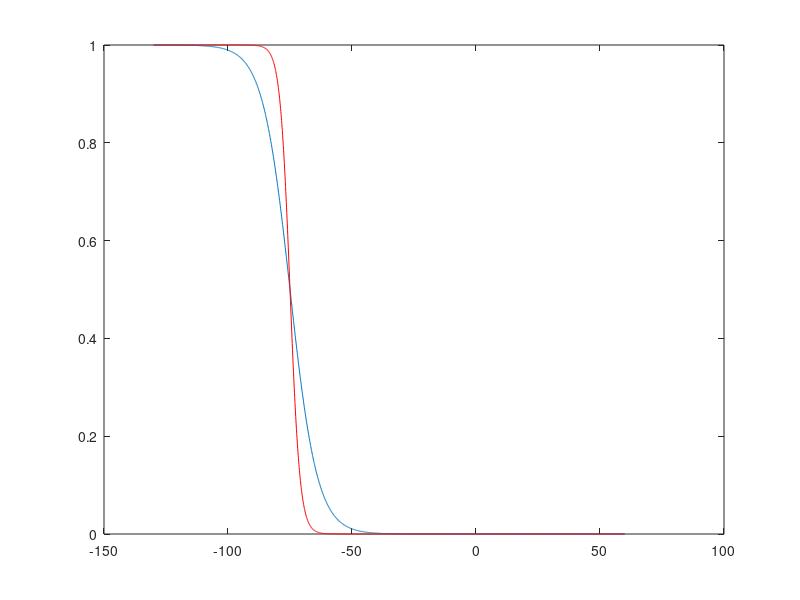
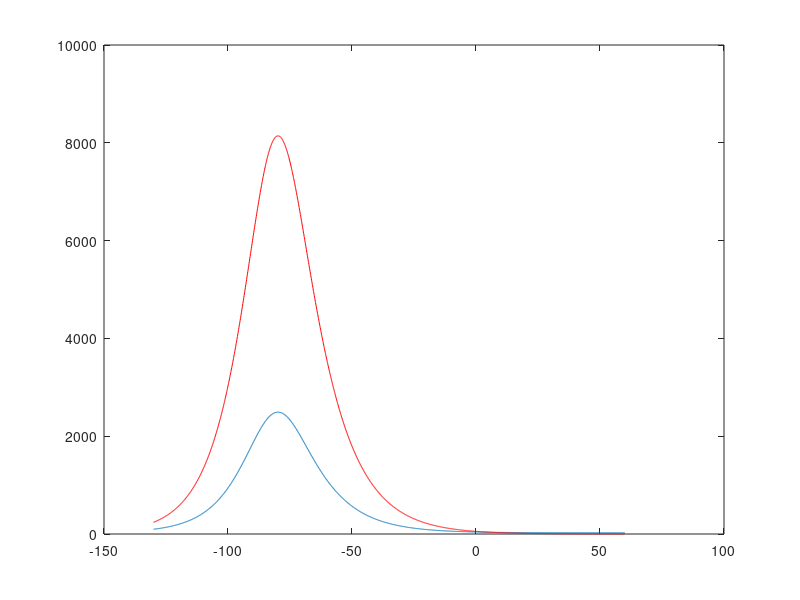

The MATLAB source for these figures, in order:
% I_h model:

close all
clc

% cai = 0:0.0000001:0.005;
% cac = 0.0015;
% k2 = 0.0015;
% nca = 4;
% k1 = k2 * (cai./cac).^nca;
% 
% p1 = 0:0.001:1;
% pc = 0.017;
% k4 = 0.0001;
% nexp = 1;
% k3 = k4 * (p1./pc).^nexp;
% 
% figure('Units', 'normalized', 'Position', [0, .01, .48, .89]);
% plot(cai, k1)
% 
% figure('Units', 'normalized', 'Position', [0, .01, .48, .89]);
% plot(p1, k3, 'r')

v = -130:0.1:60;

V_half = -75;
shift = 0; %-30;
shiftCaP = 0;
m_inf = 1 ./ (1 + exp((v-(V_half+shift+shiftCaP))./5.5));
tau_min = 20;
phi = 3.0 ^ ((35-37)/10);
tau_m = (tau_min + 2000 ./ ( exp((v+71.5-shift-shiftCaP)./14.2) + exp(-(v+89-shift-shiftCaP)./11.6) ) ) / phi;

shiftCaP = 0;
m_inf2 = 1 ./ (1 + exp((v-(V_half+shift+shiftCaP))./2));
tau_m2 = (6600 ./ ( exp((v+71.5-shift-shiftCaP)./14.2) + exp(-(v+89-shift-shiftCaP)./11.6) ) ) / phi;

figure('Units', 'normalized', 'Position', [0, .01, .48, .89]);
plot(v, m_inf)
hold on
plot(v, m_inf2, 'r')
hold off

figure('Units', 'normalized', 'Position', [0, .01, .48, .89]);
plot(v, tau_m)
hold on
plot(v, tau_m2, 'r')
hold off